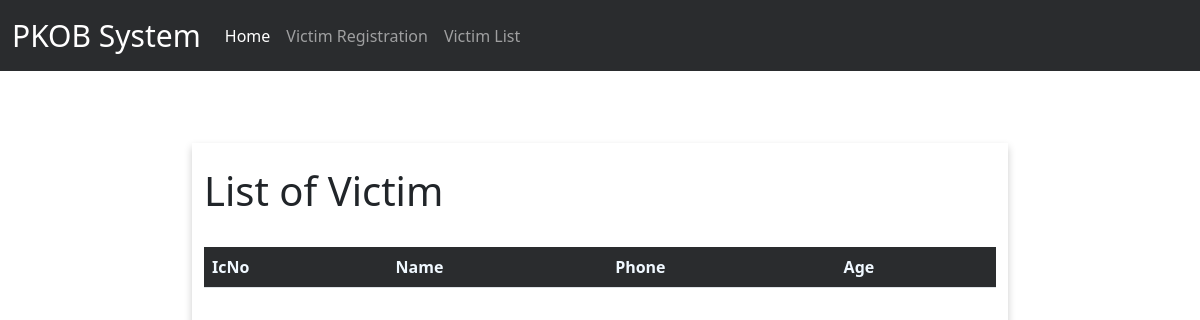
/pkob/viewdata/, run on an earlier commit of the app's database.
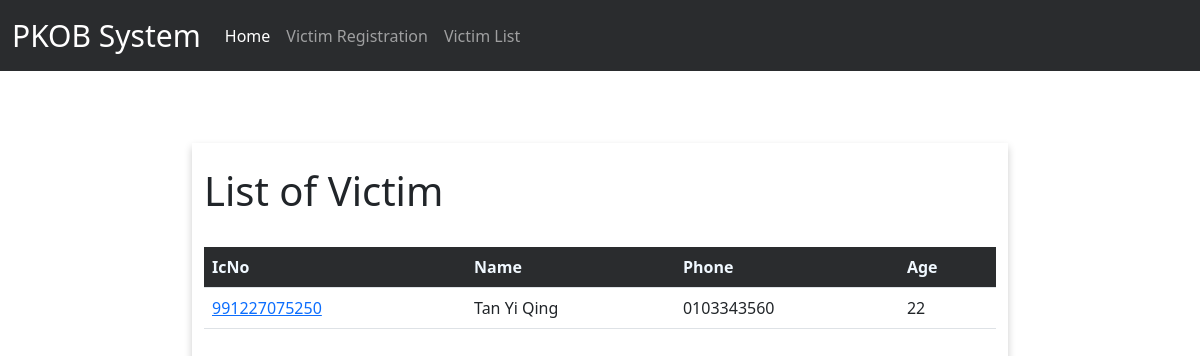
And on a later commit of the database.
### App_Victim/models.py (models this page shows)
class Victim(models.Model):
    timestamp = models.DateTimeField(auto_now_add=True)
    ic_no = models.CharField(primary_key=True, max_length=15, verbose_name='IcNo')
    name = models.CharField(max_length=255, verbose_name='Name')
    hp_no = models.CharField(max_length=15, verbose_name='Phone')
    @property
    def calc_age(self):
        ic_year = self.ic_no[:2]
        current_year = datetime.now().year
        now = str(current_year)[:2]
        if int(now + ic_year) <= current_year:
            return current_year - (int(now + "00") + int(ic_year))
        else:
            return current_year - (int(now + "00") - 100 + int(ic_year))

### App_Victim/views.py (the view)
# urls.py: path('viewdata/', views.viewdata, name="view"),
def viewdata(request):
    victim_list = Victim.objects.all().order_by("name")
    return render(request, 'App_Victim/viewdata.html', context={'victim_list': victim_list})

### App_Victim/templates/App_Victim/viewdata.html (shortened to what this page needs)
{% extends "App_Victim/base.html" %}
{% block content %}
    <br>
    <h1>List of Victim</h1>
    <br>
    <table class="table table-hover">
    <tr style="background-color: #2a2c2e">
        <th style="color: aliceblue">IcNo</th>
        <th style="color: aliceblue">Name</th>
        <th style="color: aliceblue">Phone</th>
        <th style="color: aliceblue">Age</th>
    </tr>
    {% for victim in victim_list %}
        <tr>
            <td><a href="{% url "victim-detail" victim.ic_no %}">{{ victim.ic_no }}</a></td>
            <td>{{ victim.name }}</td>
            <td>{{ victim.hp_no }}</td>
            <td>{{ victim.calc_age }}</td>
        </tr>
    {% endfor %}
    </table>
{% endblock %}

What changed in the data, as far as the page shows it:
added Victim: ic_no "991227075250", name "Tan Yi Qing", hp_no "0103343560", calc_age "22"
